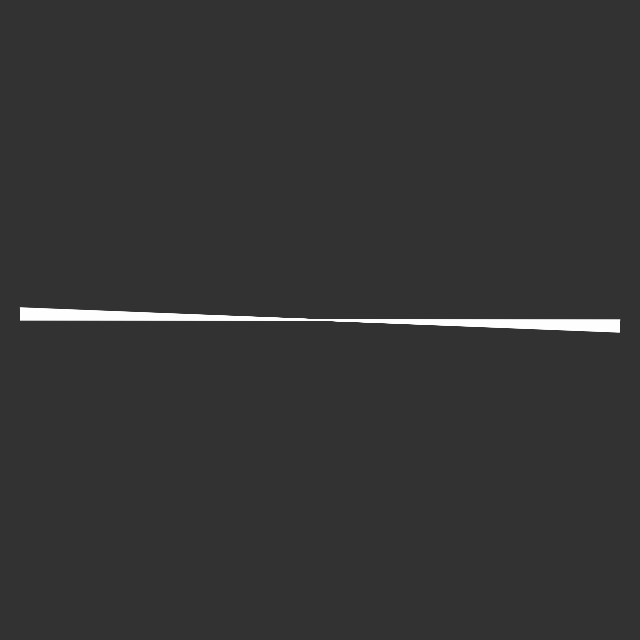
Frame 1 (no input)
Frame 60 (no input): identical to frame 1, image omitted
Frame 120 (the mouse pressed at the canvas centre since frame 60): identical to frame 1, image omitted

The p5.js sketch that drew this single still picture (run headless with seeded random() and noise() and a simulated clock; from frame 60 on, the mouse is pressed at the canvas centre):

// p5.js sketch
// ── sketch.js
let increment;
let points;
let r = 300;
let incText, pointsText;

function setup(){
	createCanvas(640, 640);
	stroke(255);
	noFill();

	createP("Increment:");
	increment = createSlider(0.1, TWO_PI, PI, 0.001);

	createP("Points:");
	points = createSlider(0, 500, 100, 50);

	incText = createP("Increment: " + increment.value());
	pointsText = createP("Points: " + increment.value());
}

function draw(){
	background(50);

	push();
	translate(width/2, height/2);
	beginShape();
	for(let i = 0; i < points.value(); i++){
		let x = cos(i * increment.value()) * r;
		let y = sin(i * increment.value()) * r;
		vertex(x, y);
	}
	endShape();
	pop();

	incText.html("Increment: " + increment.value());
	pointsText.html("Points: " + points.value());
}
